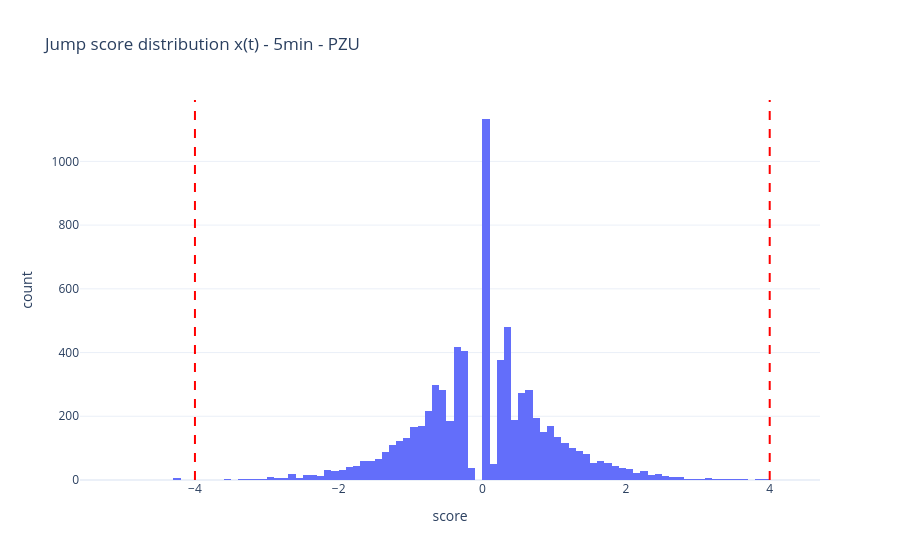
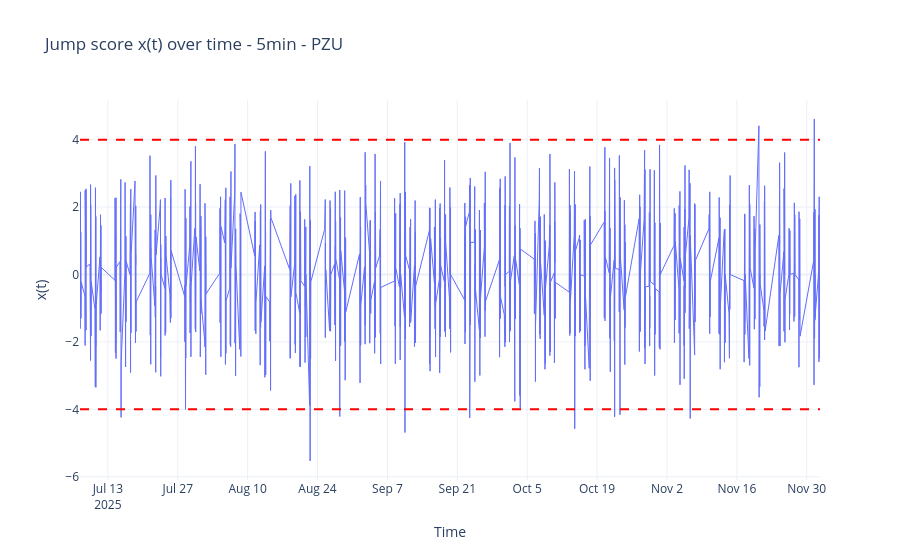
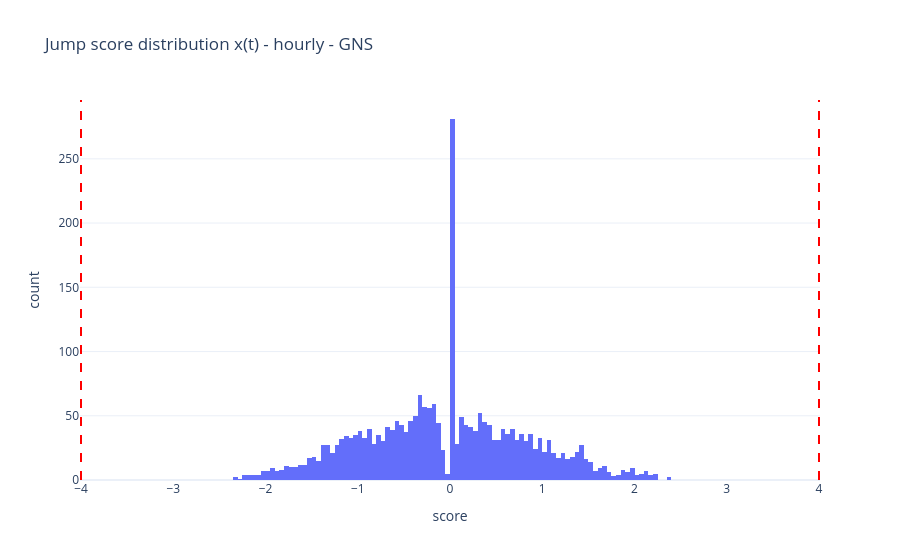
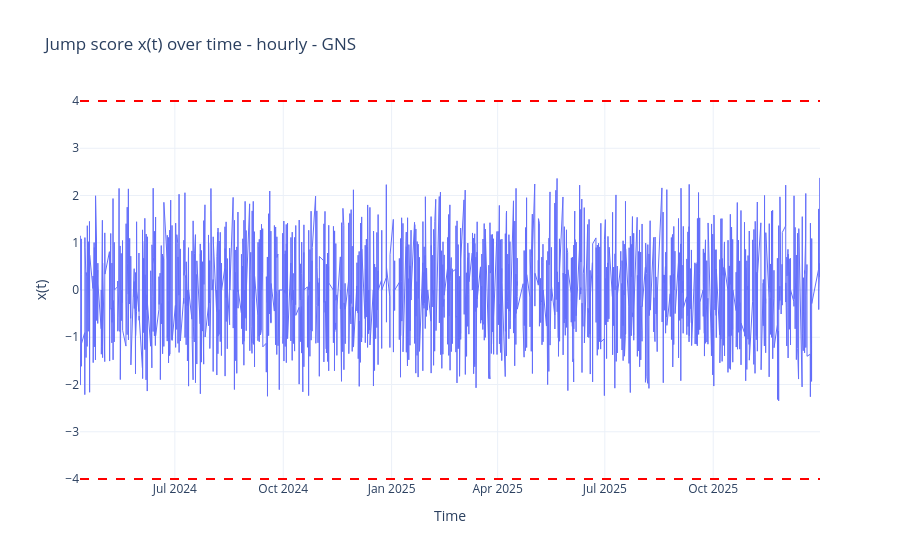

Notebook source saved alongside these figures, in order:
### Markdown cell above
### Execute

### Code cell
def main() -> None:
    out_dir = run_ablation(
        min_len=MIN_LEN,
        max_tickers=MAX_TICKERS,
        max_windows=MAX_WINDOWS,
        J=J_SCALES,
    )
    print(f"Saved ablation outputs to: {out_dir}")


if __name__ == "__main__":
    main()

### Figure 1 — Plotly figure (JSON) as saved in the notebook; plotly's stock layout.template omitted (floating-point values rounded to 4 significant figures; data arrays with more than 128 entries replaced by an {"elided": "..."} marker saying what was removed)
{"data": [{"bingroup": "x", "hovertemplate": "score=%{x}<br>count=%{y}<extra></extra>", "legendgroup": "", "marker": {"color": "#636efa", "pattern": {"shape": ""}}, "name": "", "nbinsx": 160, "orientation": "v", "showlegend": false, "type": "histogram", "x": {"elided": "7380 float values"}, "xaxis": "x", "yaxis": "y"}], "layout": {"barmode": "relative", "legend": {"tracegroupgap": 0}, "shapes": [{"line": {"color": "red", "dash": "dash"}, "type": "line", "x0": 4, "x1": 4, "xref": "x", "y0": 0, "y1": 1, "yref": "y domain"}, {"line": {"color": "red", "dash": "dash"}, "type": "line", "x0": -4, "x1": -4, "xref": "x", "y0": 0, "y1": 1, "yref": "y domain"}], "title": {"text": "Jump score distribution x(t) - 5min - PZU"}, "xaxis": {"anchor": "y", "domain": [0, 1], "title": {"text": "score"}}, "yaxis": {"anchor": "x", "domain": [0, 1], "title": {"text": "count"}}}}

### Figure 2 — Plotly figure (JSON) as saved in the notebook; plotly's stock layout.template omitted (floating-point values rounded to 4 significant figures; data arrays with more than 128 entries replaced by an {"elided": "..."} marker saying what was removed)
{"data": [{"line": {"width": 1}, "mode": "lines", "name": "x(t)", "type": "scatter", "x": {"elided": "7380 str values"}, "y": {"elided": "7380 float values"}}], "layout": {"hovermode": "x unified", "shapes": [{"line": {"color": "red", "dash": "dash"}, "type": "line", "x0": 0, "x1": 1, "xref": "x domain", "y0": 4, "y1": 4, "yref": "y"}, {"line": {"color": "red", "dash": "dash"}, "type": "line", "x0": 0, "x1": 1, "xref": "x domain", "y0": -4, "y1": -4, "yref": "y"}], "title": {"text": "Jump score x(t) over time - 5min - PZU"}, "xaxis": {"title": {"text": "Time"}}, "yaxis": {"title": {"text": "x(t)"}}}}

### Figure 3 — Plotly figure (JSON) as saved in the notebook; plotly's stock layout.template omitted (floating-point values rounded to 4 significant figures; data arrays with more than 128 entries replaced by an {"elided": "..."} marker saying what was removed)
{"data": [{"bingroup": "x", "hovertemplate": "score=%{x}<br>count=%{y}<extra></extra>", "legendgroup": "", "marker": {"color": "#636efa", "pattern": {"shape": ""}}, "name": "", "nbinsx": 160, "orientation": "v", "showlegend": false, "type": "histogram", "x": {"elided": "2517 float values"}, "xaxis": "x", "yaxis": "y"}], "layout": {"barmode": "relative", "legend": {"tracegroupgap": 0}, "shapes": [{"line": {"color": "red", "dash": "dash"}, "type": "line", "x0": 4, "x1": 4, "xref": "x", "y0": 0, "y1": 1, "yref": "y domain"}, {"line": {"color": "red", "dash": "dash"}, "type": "line", "x0": -4, "x1": -4, "xref": "x", "y0": 0, "y1": 1, "yref": "y domain"}], "title": {"text": "Jump score distribution x(t) - hourly - GNS"}, "xaxis": {"anchor": "y", "domain": [0, 1], "title": {"text": "score"}}, "yaxis": {"anchor": "x", "domain": [0, 1], "title": {"text": "count"}}}}

### Figure 4 — Plotly figure (JSON) as saved in the notebook; plotly's stock layout.template omitted (floating-point values rounded to 4 significant figures; data arrays with more than 128 entries replaced by an {"elided": "..."} marker saying what was removed)
{"data": [{"line": {"width": 1}, "mode": "lines", "name": "x(t)", "type": "scatter", "x": {"elided": "2517 str values"}, "y": {"elided": "2517 float values"}}], "layout": {"hovermode": "x unified", "shapes": [{"line": {"color": "red", "dash": "dash"}, "type": "line", "x0": 0, "x1": 1, "xref": "x domain", "y0": 4, "y1": 4, "yref": "y"}, {"line": {"color": "red", "dash": "dash"}, "type": "line", "x0": 0, "x1": 1, "xref": "x domain", "y0": -4, "y1": -4, "yref": "y"}], "title": {"text": "Jump score x(t) over time - hourly - GNS"}, "xaxis": {"title": {"text": "Time"}}, "yaxis": {"title": {"text": "x(t)"}}}}
